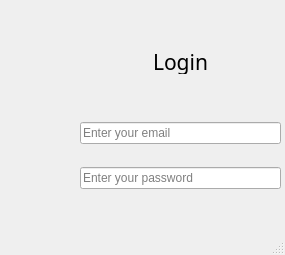
<?xml version="1.0" encoding="UTF-8"?>
<ui version="4.0">
 <class>LoginWindow2</class>
 <widget class="QMainWindow" name="LoginWindow2">
  <property name="geometry">
   <rect>
    <x>0</x>
    <y>0</y>
    <width>285</width>
    <height>255</height>
   </rect>
  </property>
  <property name="windowTitle">
   <string>MainWindow</string>
  </property>
  <widget class="QWidget" name="centralwidget">
   <widget class="QWidget" name="layoutWidget">
    <property name="geometry">
     <rect>
      <x>80</x>
      <y>105</y>
      <width>201</width>
      <height>101</height>
     </rect>
    </property>
    <layout class="QVBoxLayout" name="verticalLayout">
     <item>
      <widget class="QLineEdit" name="lineEdit">
       <property name="inputMask">
        <string/>
       </property>
       <property name="placeholderText">
        <string>Enter your email</string>
       </property>
      </widget>
     </item>
     <item>
      <widget class="QLineEdit" name="lineEdit_2">
       <property name="inputMask">
        <string/>
       </property>
       <property name="echoMode">
        <enum>QLineEdit::Password</enum>
       </property>
       <property name="placeholderText">
        <string>Enter your password</string>
       </property>
      </widget>
     </item>
    </layout>
   </widget>
   <widget class="QWidget" name="layoutWidget_2">
    <property name="geometry">
     <rect>
      <x>80</x>
      <y>237</y>
      <width>201</width>
      <height>25</height>
     </rect>
    </property>
    <layout class="QHBoxLayout" name="horizontalLayout">
     <item>
      <widget class="QPushButton" name="loginBTN">
       <property name="minimumSize">
        <size>
         <width>0</width>
         <height>0</height>
        </size>
       </property>
       <property name="text">
        <string>Login</string>
       </property>
      </widget>
     </item>
     <item>
      <widget class="QPushButton" name="exitBTN">
       <property name="minimumSize">
        <size>
         <width>75</width>
         <height>23</height>
        </size>
       </property>
       <property name="text">
        <string>Exit</string>
       </property>
      </widget>
     </item>
    </layout>
   </widget>
   <widget class="QLabel" name="label">
    <property name="geometry">
     <rect>
      <x>80</x>
      <y>50</y>
      <width>201</width>
      <height>24</height>
     </rect>
    </property>
    <property name="sizePolicy">
     <sizepolicy hsizetype="Minimum" vsizetype="Fixed">
      <horstretch>0</horstretch>
      <verstretch>0</verstretch>
     </sizepolicy>
    </property>
    <property name="font">
     <font>
      <family>Nilland</family>
      <pointsize>16</pointsize>
     </font>
    </property>
    <property name="text">
     <string>Login</string>
    </property>
    <property name="alignment">
     <set>Qt::AlignCenter</set>
    </property>
   </widget>
  </widget>
  <widget class="QMenuBar" name="menubar">
   <property name="geometry">
    <rect>
     <x>0</x>
     <y>0</y>
     <width>285</width>
     <height>21</height>
    </rect>
   </property>
  </widget>
  <widget class="QStatusBar" name="statusbar"/>
 </widget>
 <resources/>
 <connections/>
</ui>
